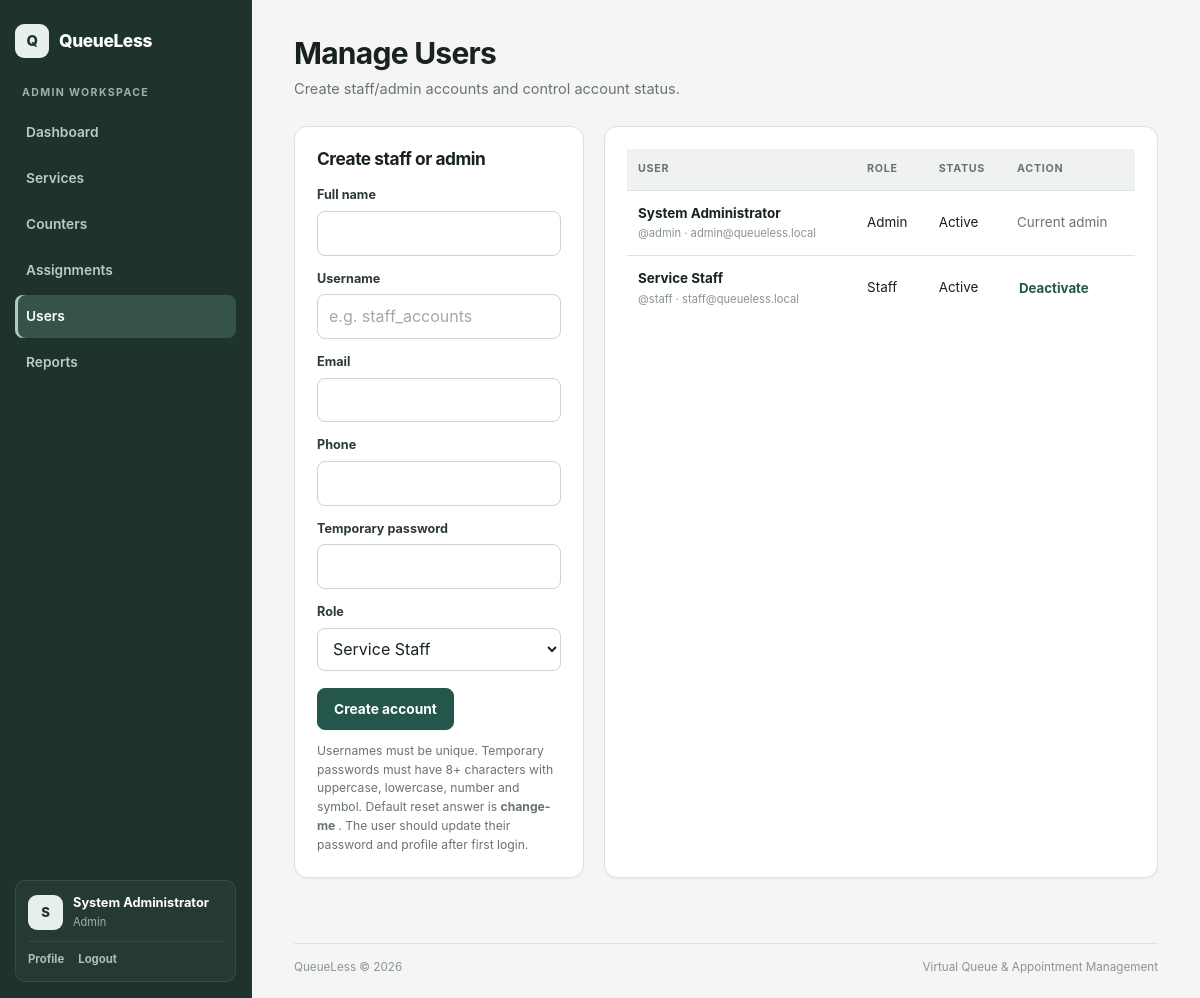
The page /index.php?action=admin_users (signed in) on the database its author committed.
### tables this page shows
CREATE TABLE users (
    user_id INT AUTO_INCREMENT PRIMARY KEY,
    full_name VARCHAR(100) NOT NULL,
    username VARCHAR(30) NOT NULL UNIQUE,
    email VARCHAR(120) NOT NULL UNIQUE,
    password_hash VARCHAR(255) NOT NULL,
    role ENUM('Customer','Staff','Admin') NOT NULL DEFAULT 'Customer',
    phone VARCHAR(20) NOT NULL,
    security_question VARCHAR(150) NOT NULL,
    security_answer_hash VARCHAR(255) NOT NULL,
    profile_photo VARCHAR(255) NULL,
    status ENUM('Active','Inactive') NOT NULL DEFAULT 'Active',
    created_at TIMESTAMP DEFAULT CURRENT_TIMESTAMP
);

### controllers/AdminController.php (called while the page is built, shortened)
<?php
class AdminController {
    private $users;
    public function __construct($conn) {
        $this->users = new UserModel($conn);
    }
    public function users() {
        $users = $this->users->getAll();
        require 'views/admin/users.php';
    }
}
?>

### models/UserModel.php (called while the page is built, shortened)
<?php
class UserModel {
    private $conn;
    public function __construct($conn) {
        $this->conn = $conn;
    }
    public function getAll() {
        $sql = "SELECT user_id, full_name, username, email, phone, role, status, profile_photo, created_at
                FROM users
                ORDER BY created_at DESC";
        return $this->conn->query($sql);
    }
}
?>

### views/admin/users.php (the view, shortened to what this page needs)
<?php
require 'views/includes/header.php';
?>
<div class="page-head">
    <div>
        <h1>
            Manage Users
        </h1>
        <p>
            Create staff/admin accounts and control account status.
        </p>
    </div>
</div>
<div class="two-col admin">
    <section class="card">
        <h2>
            Create staff or admin
        </h2>
        <form method="POST" action="index.php?action=create_staff">
            <label>
                Full name
            </label>
            <input type="text" name="full_name">
            <label>
                Username
            </label>
            <input type="text" name="username" maxlength="30" placeholder="e.g. staff_accounts">
            <label>
                Email
            </label>
            <input type="email" name="email">
            <label>
                Phone
            </label>
            <input type="text" name="phone" maxlength="11">
            <label>
                Temporary password
            </label>
            <input type="password" name="password">
            <label>
                Role
            </label>
            <select name="role">
                <option value="Staff">
                    Service Staff
                </option>
            </select>
            <button class="button">
                Create account
            </button>
        </form>
        <p class="help">
            Usernames must be unique. Temporary passwords must have 8+ characters with uppercase, lowercase, number and symbol. Default reset answer is
            <b>
                change-me
            </b>
            . The user should update their password and profile after first login.
        </p>
    </section>
    <section class="card table-wrap">
        <table>
            <thead>
                <tr>
                    <th>
                        User
                    </th>
                    <th>
                        Role
                    </th>
                    <th>
                        Status
                    </th>
                    <th>
                        Action
                    </th>
                </tr>
            </thead>
            <tbody>
                <?php while ($u = $users->fetch_assoc()): ?>
                    <tr>
                        <td>
                            <b>
                                <?php echo htmlspecialchars($u['full_name']); ?>
                            </b>
                            <small>
                                @<?php echo htmlspecialchars($u['username']); ?> · <?php echo htmlspecialchars($u['email']); ?>
                            </small>
                        </td>
                        <td>
                            <?php echo htmlspecialchars($u['role']); ?>
                        </td>
                        <td>
                            <?php echo htmlspecialchars($u['status']); ?>
                        </td>
                        <td>
                            <?php if ($u['user_id']!=$_SESSION['user_id']): ?>
                                <form method="POST" action="index.php?action=user_status">
                                    <button class="text-button">
                                        <?php echo $u['status']==='Active'?'Deactivate':'Activate'; ?>
                                    </button>
                                </form>
                            <?php else: ?>
                                <span class="muted">
                                    Current admin
                                </span>
                            <?php endif; ?>
                        </td>
                    </tr>
                <?php endwhile; ?>
            </tbody>
        </table>
    </section>
</div>
<?php require 'views/includes/footer.php'; ?>

### assets/css/style.css (style rules this page uses)
:root { --ink: #18221f; --ink-soft: #2d3a36; --muted: #68746f; --muted-light: #8a948f; --page: #f5f6f3; --surface: #ffffff; --surface-soft: #f0f2ef; --surface-warm: #f7f2ea; --line: #dce2dd; --line-strong: #cbd4ce; --primary: #24564c; --primary-dark: #193f38; --primary-soft: #e8f0ed; --accent: #a87847; --accent-soft: #f4ebe1; --success: #2f6a56; --success-soft: #e7f1ec; --warning: #926331; --warning-soft: #f7eee1; --danger: #a4473f; --danger-soft: #f8e9e7; --sidebar: #1f332e; --sidebar-hover: #294039; --sidebar-active: #36534a; --sidebar-text: #e7ece9; --sidebar-muted: #9fb0aa; --shadow-xs: 0 1px 2px rgba(24, 34, 31, .04); --shadow-sm: 0 8px 24px rgba(24, 34, 31, .055); --shadow-md: 0 18px 42px rgba(24, 34, 31, .08); --radius-sm: 8px; --radius: 13px; --radius-lg: 18px; --sidebar-width: 252px; }
* { box-sizing: border-box; }
html { scroll-behavior: smooth; }
body { margin: 0; background: var(--page); color: var(--ink); font-family: ui-sans-serif, -apple-system, BlinkMacSystemFont, "Segoe UI", Roboto, Helvetica, Arial, sans-serif; line-height: 1.55; -webkit-font-smoothing: antialiased; text-rendering: optimizeLegibility; }
button, input, select, textarea { font: inherit; }
button { color: inherit; }
h1, h2, h3 { margin: 0; color: var(--ink); line-height: 1.18; font-weight: 720; letter-spacing: -.025em; }
h1 { font-size: clamp(1.85rem, 2.5vw, 2.35rem); }
h2 { font-size: 1.08rem; }
p { margin: 0; }
.button { appearance: none; min-height: 42px; border: 1px solid var(--primary); border-radius: 8px; background: var(--primary); color: #fff; padding: 9px 16px; display: inline-flex; align-items: center; justify-content: center; gap: 7px; font-size: .86rem; font-weight: 700; line-height: 1.2; cursor: pointer; box-shadow: var(--shadow-xs); transition: background .15s ease, border-color .15s ease, transform .15s ease; }
.text-button { appearance: none; border: 0; background: transparent; color: var(--primary); padding: 4px 2px; font-size: .83rem; font-weight: 700; cursor: pointer; }
.app-body { min-height: 100vh; background: var(--page); }
.page-head { display: flex; align-items: flex-end; justify-content: space-between; gap: 24px; margin-bottom: 25px; }
.page-head p { max-width: 670px; margin-top: 7px; color: var(--muted); font-size: .91rem; }
.card { padding: 22px; background: var(--surface); border: 1px solid var(--line); border-radius: var(--radius); box-shadow: var(--shadow-xs); }
.card > h2:first-child { margin-bottom: 16px; }
.dashboard-grid, .two-col, .staff-layout { display: grid; grid-template-columns: minmax(0, 1fr) minmax(0, 1fr); gap: 20px; }
.two-col.admin { grid-template-columns: minmax(290px, .72fr) minmax(0, 1.58fr); }
label { display: block; margin: 13px 0 6px; color: var(--ink-soft); font-size: .79rem; font-weight: 680; }
input, select, textarea { width: 100%; min-height: 43px; padding: 9px 11px; border: 1px solid var(--line-strong); border-radius: 8px; background: #fff; color: var(--ink); transition: border-color .14s ease, box-shadow .14s ease; }
input::placeholder, textarea::placeholder { color: #a0aaa5; }
.help, .muted { color: var(--muted); }
.help { margin-top: 12px; font-size: .76rem; }
.table-wrap { overflow-x: auto; }
table { width: 100%; border-collapse: collapse; font-size: .84rem; }
th, td { padding: 12px 11px; border-bottom: 1px solid var(--line); vertical-align: middle; text-align: left; }
th { color: var(--muted); background: var(--surface-soft); font-size: .67rem; font-weight: 750; text-transform: uppercase; letter-spacing: .065em; white-space: nowrap; }
tbody tr:last-child td { border-bottom: 0; }
table small { display: block; margin-top: 2px; color: var(--muted-light); }
.card > form > .button { margin-top: 17px; }

### rows shown on the page
users: full_name "System Administrator", username "admin", email "admin@queueless.local", role "Admin", status "Active", shows "Current admin"
users: full_name "Service Staff", username "staff", email "staff@queueless.local", role "Staff", status "Active", shows "Deactivate"

### other values the page prints
$role "ADMIN"
$initial "S"
$display_name "System Administrator"
$role "Admin"
